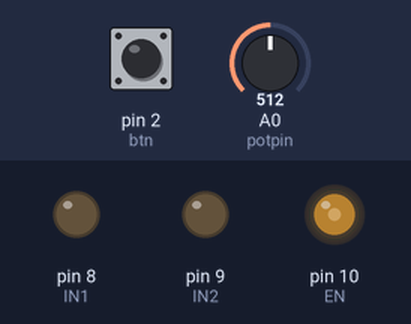
Simulated run of this sketch. Board: Arduino Uno, built with avr-gcc and run on an emulated ATmega328P. On the bench: output pins drawn as LEDs (lit = HIGH). Inputs (shaded band) come from the test bench; at power-on: A0 (potpin) = 512, pin 2 (btn) HIGH.

Above: at 1.2 s.
1.3 s: A0 (potpin) set to 716
At 2.5 s:
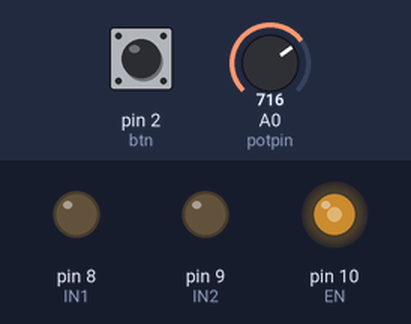
2.8 s: A0 (potpin) set to 1023
At 3.7 s:
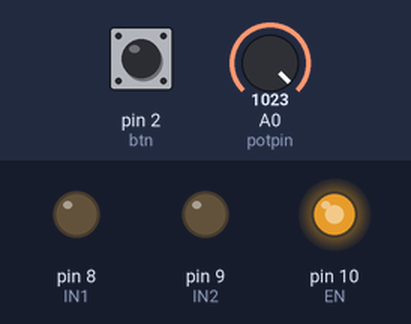
4.3 s: A0 (potpin) set to 306
At 4.8 s:
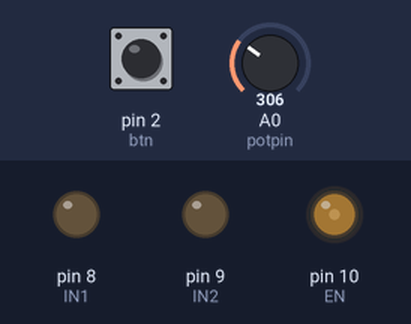
5.8 s: A0 (potpin) set to 0
At 7.1 s:
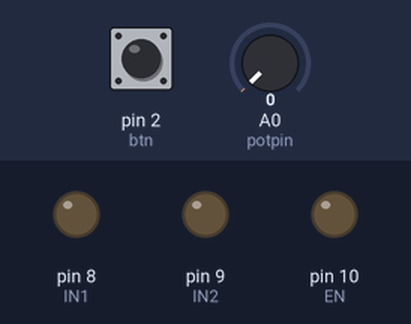
Timing chart, 0 to 8.3 s (numbered marks = the images above; inputs shaded):
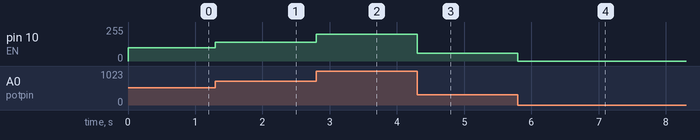

Measured:
- after the input at 1.3 s, pin 10 (EN): 100/255 → 139/255 at once
- after the input at 2.8 s, pin 10 (EN): 139/255 → 200/255 at once
- after the input at 4.3 s, pin 10 (EN): 200/255 → 59/255 at once
- after the input at 5.8 s, pin 10 (EN): 59/255 → 0/255 at once

The sketch:

task-2.ino
```cpp
const int EN = 10;
const int btn= 2;
const int IN1 = 8;
const int IN2 = 9;
const int potpin=A0;

int mins = 100, maxs = 200;
void setup() {
  pinMode(btn, INPUT_PULLUP);
  pinMode(potpin, INPUT);
  pinMode(8,OUTPUT);
  pinMode(9,OUTPUT);
  Serial.begin(9600);
}

void loop() {
if (!digitalRead(btn)) {
    unsigned long t = millis();
    int d = constrain(map(millis() - t, 0, 5000, maxs, mins), mins, maxs);
    if(d>=0&&d<100)
    {
       digitalWrite(IN1, HIGH);
       digitalWrite(IN2, LOW);
    }
    if(d>=100&&d<200){
      digitalWrite(IN1, LOW);
      digitalWrite(IN2, HIGH);
    }
}
int potValue = analogRead(potpin);
int speed = map(potValue, 0, 1023, 0, 200);
analogWrite(EN,speed);
}
```
